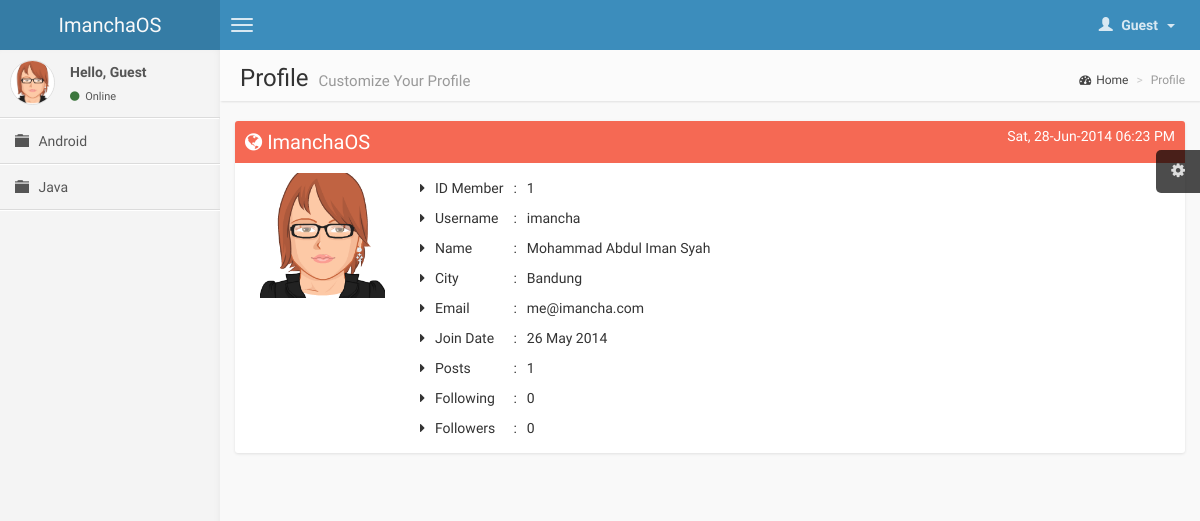
Page /profile.php?user=1 on the earlier database version.
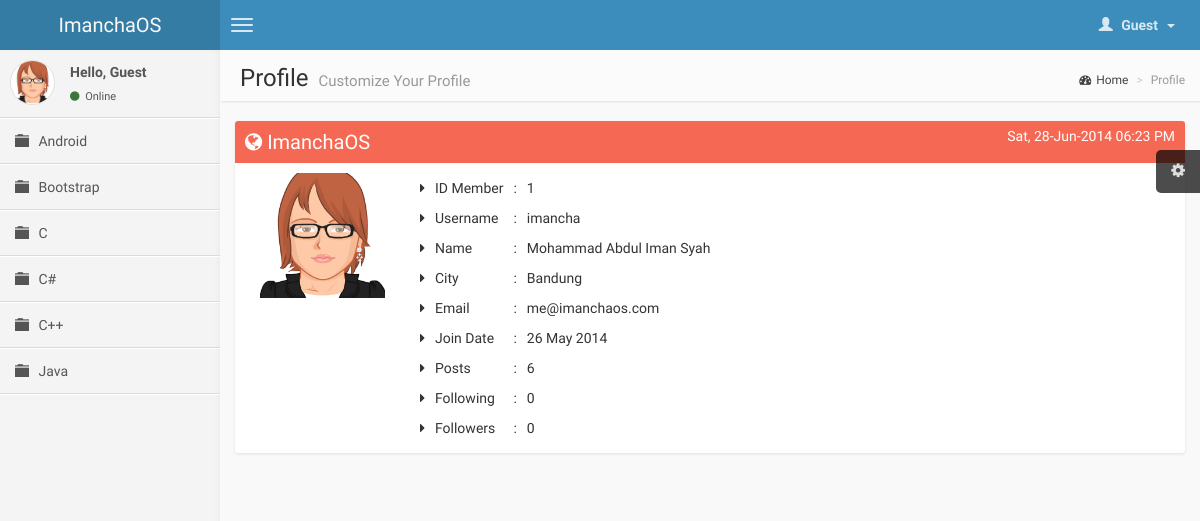
Same page on the later database version.
### tables this page shows
CREATE TABLE IF NOT EXISTS `category` (
  `id_category` int(11) NOT NULL AUTO_INCREMENT,
  `name_category` varchar(30) NOT NULL,
  `description` varchar(50) NOT NULL,
  PRIMARY KEY (`id_category`)
);

CREATE TABLE IF NOT EXISTS `user` (
  `id` int(11) NOT NULL AUTO_INCREMENT,
  `username` varchar(20) NOT NULL,
  `password` varchar(50) NOT NULL,
  `name` varchar(50) NOT NULL,
  `city` varchar(50) NOT NULL,
  `email` varchar(50) NOT NULL,
  `date` date NOT NULL,
  `active` varchar(50) DEFAULT NULL,
  PRIMARY KEY (`id`),
  UNIQUE KEY `username` (`username`),
  UNIQUE KEY `email` (`email`),
  KEY `username_2` (`username`)
);

### profile.php (the view, shortened to what this page needs)
<?php include_once('function.inc');
	$user = (int) $_GET['user'];
	if(is_numeric($user) && $user > 0){
		$sql = "SELECT * FROM user WHERE id='$user' LIMIT 1";
	}else{
		$sql = "SELECT * FROM user WHERE id='".$_SESSION['id']."' LIMIT 1";
	}
	$res = mysql_query($sql) or die(mysql_error());
	if(mysql_num_rows($res) == 1){
		$row = mysql_fetch_array($res);
		$sql0 = "SELECT * FROM topic WHERE creator_topic='".$row['1']."'";
		$res0 = mysql_query($sql0) or die(mysql_error());
		$row0 = mysql_num_rows($res0);
		$sql1 = "SELECT * FROM follow WHERE user='".$row['0']."'";
		$res1 = mysql_query($sql1) or die(mysql_error());
		$row1 = mysql_num_rows($res1);
		$sql2 = "SELECT * FROM follow WHERE follower='".$row['0']."'";
		$res2 = mysql_query($sql2) or die(mysql_error());
		$row2 = mysql_num_rows($res2);
		$content = '<div class="row">
									<div class="col-md-12">
										<div class="col-md-2">
											<img src="img/avatar3.png" alt="user image" width="100%"/>
										</div>
										<div class="col-md-10">
											<table cellpadding="5em">
												<tr><td><i class="fa fa-caret-right"></i></td><td>ID Member</td><td>:</td><td>'.$row['0'].'</td></tr>
												<tr><td><i class="fa fa-caret-right"></i></td><td>Username</td><td>:</td><td>'.$row['1'].'</td></tr>
												<tr><td><i class="fa fa-caret-right"></i></td><td>Name</td><td>:</td><td>'.$row['3'].'</td></tr>
												<tr><td><i class="fa fa-caret-right"></i></td><td>City</td><td>:</td><td>'.$row['4'].'</td></tr>
												<tr><td><i class="fa fa-caret-right"></i></td><td>Email</td><td>:</td><td>'.$row['5'].'</td></tr>
												<tr><td><i class="fa fa-caret-right"></i></td><td>Join Date</td><td>:</td><td>'.Tanggal($row['6']).'</td></tr>
												<tr><td><i class="fa fa-caret-right"></i></td><td>Posts</td><td>:</td><td>'.$row0.'</td></tr>
												<tr><td><i class="fa fa-caret-right"></i></td><td>Following</td><td>:</td><td>'.$row2.'</td></tr>
												<tr><td><i class="fa fa-caret-right"></i></td><td>Followers</td><td>:</td><td>'.$row1.'</td></tr>
											</table>
										</div>
									</div>
								</div>';
	}else{
		$error = TRUE;
	}
  $title        = "Profile";
  $description  = "Customize Your Profile";
?>
<!DOCTYPE html>
<html>
  <head>
	<link href="css/bootstrap.min.css" rel="stylesheet" type="text/css" />
	<link href="css/font-awesome.min.css" rel="stylesheet" type="text/css" />
	<link href="css/ionicons.min.css" rel="stylesheet" type="text/css" />
	<link href="css/imancha.css" rel="stylesheet" type="text/css" />
  </head>
  <body class="skin-blue">
    <header class="header"><?php navigation(); ?></header>
    <div class="wrapper row-offcanvas row-offcanvas-left">
      <aside class="left-side sidebar-offcanvas"><?php sidebar(); ?></aside>
      <aside class="right-side">
        <section class="content-header">
          <?php echo '<h1>'.$title.' <small>'.$description.'</small></h1>'; ?>
          <ol class="breadcrumb">
						<li><a href="index.php"><i class="fa fa-dashboard"></i>Home</a></li>
            <li class="active"><?php echo $title ?></li>
          </ol>
        </section>
        <section class="content">
					<div class="box box-solid box-danger">
						<div class="box-header">
							<h3 class="box-title"><i class="fa fa-globe"></i> ImanchaOS</h3>
							<div class="box-tools pull-right"><span class="time"><?php echo date("D, d-M-Y h:i A"); ?></span></div>
						</div>
						<div class="box-body"><?php echo $content; ?></div>
					</div>
        </section>
      </aside>
    </div>
  </body>
</html>

### function.inc (shortened to what this page needs)
<?php session_start();
	function guestmenu(){
		echo '<li class="dropdown user user-menu">
            <a href="#" class="dropdown-toggle" data-toggle="dropdown">
              <i class="glyphicon glyphicon-user"></i>
              <span>Guest &nbsp;<i class="caret"></i></span>
            </a>
            <ul class="dropdown-menu">
              <li class="user-header bg-red">
                <img src="img/avatar3.png" class="img-circle" alt="User Image" />
                <p>Anonymous</p>
              </li>
              <li class="user-footer">
                <div class="pull-left"><a href="login.php" class="btn btn-default btn-flat">Sign In</a></div>
                <div class="pull-right"><a href="register.php" class="btn btn-default btn-flat">Sign Up</a></div>
              </li>
            </ul>
          </li>';
	}
	function topmenu(){
		if(isset($_SESSION['id'])){
			usermenu();
		}else{
			guestmenu();
		}
	}
	function navigation(){
		echo '<a href="index.php" class="logo">ImanchaOS</a>
          <nav class="navbar navbar-static-top" role="navigation">
            <a href="#" class="navbar-btn sidebar-toggle" data-toggle="offcanvas" role="button" title="Toggle Navigation">
              <span class="sr-only">Toggle navigation</span>
              <span class="icon-bar"></span>
              <span class="icon-bar"></span>
              <span class="icon-bar"></span>
            </a>
            <div class="navbar-right">
              <ul class="nav navbar-nav">';
                topmenu();
    echo '		</ul>
            </div>
          </nav>';
	}
	function sidebar(){
		if(isset($_SESSION['id'])){
			if($_SESSION['level'] == "admin")
				$dashboard = "<li><a href='admin.php'><i class='glyphicon glyphicon-eye-open'></i><span>Administrator</span></a></li>";
			$message = "<p>Hello, ".$_SESSION['username']."</p>";
			$dashboard .= "<li><a href='dashboard.php'><i class='fa fa-dashboard'></i><span>Dashboard</span></a></li>";
		}else{
			$message = "<p>Hello, Guest</p>";
			$dashboard = "";
		}
		echo '<section class="sidebar">
            <div class="user-panel">
                <div class="pull-left image">
                    <img src="img/avatar3.png" class="img-circle" alt="User Image" />
                </div>
                <div class="pull-left info">
									'.$message.'
									<a href="#"><i class="fa fa-circle text-success"></i> Online</a>
                </div>
            	</div>
            <ul class="sidebar-menu">'.$dashboard.'';
							$sql = "SELECT * FROM category ORDER BY name_category ASC";
							$res = mysql_query($sql) or die(mysql_error());
							if(mysql_num_rows($res) > 0){
								while($row = mysql_fetch_assoc($res)){
									$id = $row['id_category'];
									$name = $row['name_category'];
									if(isset($_GET['cid']) && ($_GET['cid'] == $id)){
										$active = "active";
										$icon = "glyphicon-folder-open";
									}else{
										$active = "";
										$icon = "glyphicon-folder-close";
									}
									echo '<li class='.$active.'>
													<a href="category.php?cid='.$id.'&title='.$name.'">
														<i class="glyphicon '.$icon.'"></i>
														<span>'.$name.'</span>
													</a>
												</li>';
								}
							}
    echo '	</ul>
      		</section>';
	}
	function tanggal($date){
		$Bulan = array("January", "February", "March", "April", "May", "June", "July", "August", "September", "October", "November", "December");
		$tahun = substr($date, 0, 4);
		$bulan = substr($date, 5, 2);
		$tgl   = substr($date, 8, 2);
		$result = $tgl . " " . $Bulan[(int)$bulan-1] . " ". $tahun;
		return($result);
	}
?>

Differences in the rows shown:
added category: name_category "Bootstrap"
added category: name_category "C"
added category: name_category "C#"
added category: name_category "C++"
changed user "imancha": email "me@imancha.com" → "me@imanchaos.com"
Other differences:
$row0: "1" → "6"
